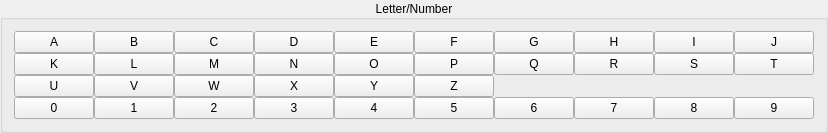
        <widget class="QGroupBox" name="letterButtonBox">
         <property name="title">
          <string>Letter/Number</string>
         </property>
         <property name="alignment">
          <set>Qt::AlignCenter</set>
         </property>
         <property name="checkable">
          <bool>false</bool>
         </property>
         <layout class="QGridLayout" name="gridLayout_2">
          <property name="sizeConstraint">
           <enum>QLayout::SetDefaultConstraint</enum>
          </property>
          <property name="spacing">
           <number>0</number>
          </property>
          <item row="0" column="3">
           <widget class="QPushButton" name="b">
            <property name="text">
             <string>B</string>
            </property>
            <property name="checkable">
             <bool>true</bool>
            </property>
            <attribute name="buttonGroup">
             <string notr="true">letterButtons</string>
            </attribute>
           </widget>
          </item>
          <item row="3" column="1">
           <widget class="QPushButton" name="zero">
            <property name="text">
             <string>0</string>
            </property>
            <property name="checkable">
             <bool>true</bool>
            </property>
            <attribute name="buttonGroup">
             <string notr="true">letterButtons</string>
            </attribute>
           </widget>
          </item>
          <item row="3" column="4">
           <widget class="QPushButton" name="two">
            <property name="text">
             <string>2</string>
            </property>
            <property name="checkable">
             <bool>true</bool>
            </property>
            <attribute name="buttonGroup">
             <string notr="true">letterButtons</string>
            </attribute>
           </widget>
          </item>
          <item row="0" column="7">
           <widget class="QPushButton" name="e">
            <property name="text">
             <string>E</string>
            </property>
            <property name="checkable">
             <bool>true</bool>
            </property>
            <attribute name="buttonGroup">
             <string notr="true">letterButtons</string>
            </attribute>
           </widget>
          </item>
          <item row="3" column="10">
           <widget class="QPushButton" name="seven">
            <property name="text">
             <string>7</string>
            </property>
            <property name="checkable">
             <bool>true</bool>
            </property>
            <attribute name="buttonGroup">
             <string notr="true">letterButtons</string>
            </attribute>
           </widget>
          </item>
          <item row="3" column="13">
           <widget class="QPushButton" name="nine">
            <property name="text">
             <string>9</string>
            </property>
            <property name="checkable">
             <bool>true</bool>
            </property>
            <attribute name="buttonGroup">
             <string notr="true">letterButtons</string>
            </attribute>
           </widget>
          </item>
          <item row="0" column="4">
           <widget class="QPushButton" name="c">
            <property name="text">
             <string>C</string>
            </property>
            <property name="checkable">
             <bool>true</bool>
            </property>
            <attribute name="buttonGroup">
             <string notr="true">letterButtons</string>
            </attribute>
           </widget>
          </item>
          <item row="2" column="3">
           <widget class="QPushButton" name="v">
            <property name="text">
             <string>V</string>
            </property>
            <property name="checkable">
             <bool>true</bool>
            </property>
            <attribute name="buttonGroup">
             <string notr="true">letterButtons</string>
            </attribute>
           </widget>
          </item>
          <item row="0" column="8">
           <widget class="QPushButton" name="f">
            <property name="text">
             <string>F</string>
            </property>
            <property name="checkable">
             <bool>true</bool>
            </property>
            <attribute name="buttonGroup">
             <string notr="true">letterButtons</string>
            </attribute>
           </widget>
          </item>
          <item row="0" column="9">
           <widget class="QPushButton" name="g">
            <property name="text">
             <string>G</string>
            </property>
            <property name="checkable">
             <bool>true</bool>
            </property>
            <attribute name="buttonGroup">
             <string notr="true">letterButtons</string>
            </attribute>
           </widget>
          </item>
          <item row="0" column="11">
           <widget class="QPushButton" name="i">
            <property name="text">
             <string>I</string>
            </property>
            <property name="checkable">
             <bool>true</bool>
            </property>
            <attribute name="buttonGroup">
             <string notr="true">letterButtons</string>
            </attribute>
           </widget>
          </item>
          <item row="0" column="10">
           <widget class="QPushButton" name="h">
            <property name="text">
             <string>H</string>
            </property>
            <property name="checkable">
             <bool>true</bool>
            </property>
            <attribute name="buttonGroup">
             <string notr="true">letterButtons</string>
            </attribute>
           </widget>
          </item>
          <item row="2" column="4">
           <widget class="QPushButton" name="w">
            <property name="text">
             <string>W</string>
            </property>
            <property name="checkable">
             <bool>true</bool>
            </property>
            <attribute name="buttonGroup">
             <string notr="true">letterButtons</string>
            </attribute>
           </widget>
          </item>
          <item row="2" column="5">
           <widget class="QPushButton" name="x">
            <property name="text">
             <string>X</string>
            </property>
            <property name="checkable">
             <bool>true</bool>
            </property>
            <attribute name="buttonGroup">
             <string notr="true">letterButtons</string>
            </attribute>
           </widget>
          </item>
          <item row="2" column="7">
           <widget class="QPushButton" name="y">
            <property name="text">
             <string>Y</string>
            </property>
            <property name="checkable">
             <bool>true</bool>
            </property>
            <attribute name="buttonGroup">
             <string notr="true">letterButtons</string>
            </attribute>
           </widget>
          </item>
          <item row="2" column="8">
           <widget class="QPushButton" name="z">
            <property name="text">
             <string>Z</string>
            </property>
            <property name="checkable">
             <bool>true</bool>
            </property>
            <attribute name="buttonGroup">
             <string notr="true">letterButtons</string>
            </attribute>
           </widget>
          </item>
          <item row="3" column="9">
           <widget class="QPushButton" name="six">
            <property name="text">
             <string>6</string>
            </property>
            <property name="checkable">
             <bool>true</bool>
            </property>
            <attribute name="buttonGroup">
             <string notr="true">letterButtons</string>
            </attribute>
           </widget>
          </item>
          <item row="3" column="7">
           <widget class="QPushButton" name="four">
            <property name="text">
             <string>4</string>
            </property>
            <property name="checkable">
             <bool>true</bool>
            </property>
            <attribute name="buttonGroup">
             <string notr="true">letterButtons</string>
            </attribute>
           </widget>
          </item>
          <item row="3" column="8">
           <widget class="QPushButton" name="five">
            <property name="text">
             <string>5</string>
            </property>
            <property name="checkable">
             <bool>true</bool>
            </property>
            <attribute name="buttonGroup">
             <string notr="true">letterButtons</string>
            </attribute>
           </widget>
          </item>
          <item row="0" column="1">
           <widget class="QPushButton" name="a">
            <property name="enabled">
             <bool>true</bool>
            </property>
            <property name="sizePolicy">
             <sizepolicy hsizetype="Minimum" vsizetype="Fixed">
              <horstretch>0</horstretch>
              <verstretch>0</verstretch>
             </sizepolicy>
            </property>
            <property name="text">
             <string>A</string>
            </property>
            <property name="checkable">
             <bool>true</bool>
            </property>
            <attribute name="buttonGroup">
             <string notr="true">letterButtons</string>
            </attribute>
           </widget>
          </item>
          <item row="3" column="11">
           <widget class="QPushButton" name="eight">
            <property name="text">
             <string>8</string>
            </property>
            <property name="checkable">
             <bool>true</bool>
            </property>
            <attribute name="buttonGroup">
             <string notr="true">letterButtons</string>
            </attribute>
           </widget>
          </item>
          <item row="3" column="3">
           <widget class="QPushButton" name="one">
            <property name="text">
             <string>1</string>
            </property>
            <property name="checkable">
             <bool>true</bool>
            </property>
            <attribute name="buttonGroup">
             <string notr="true">letterButtons</string>
            </attribute>
           </widget>
          </item>
          <item row="1" column="4">
           <widget class="QPushButton" name="m">
            <property name="text">
             <string>M</string>
            </property>
            <property name="checkable">
             <bool>true</bool>
            </property>
            <attribute name="buttonGroup">
             <string notr="true">letterButtons</string>
            </attribute>
           </widget>
          </item>
          <item row="2" column="1">
           <widget class="QPushButton" name="u">
            <property name="text">
             <string>U</string>
            </property>
            <property name="checkable">
             <bool>true</bool>
            </property>
            <attribute name="buttonGroup">
             <string notr="true">letterButtons</string>
            </attribute>
           </widget>
          </item>
          <item row="1" column="7">
           <widget class="QPushButton" name="o">
            <property name="text">
             <string>O</string>
            </property>
            <property name="checkable">
             <bool>true</bool>
            </property>
            <attribute name="buttonGroup">
             <string notr="true">letterButtons</string>
            </attribute>
           </widget>
          </item>
          <item row="1" column="1">
           <widget class="QPushButton" name="k">
            <property name="text">
             <string>K</string>
            </property>
            <property name="checkable">
             <bool>true</bool>
            </property>
            <attribute name="buttonGroup">
             <string notr="true">letterButtons</string>
            </attribute>
           </widget>
          </item>
          <item row="1" column="3">
           <widget class="QPushButton" name="l">
            <property name="text">
             <string>L</string>
            </property>
            <property name="checkable">
             <bool>true</bool>
            </property>
            <attribute name="buttonGroup">
             <string notr="true">letterButtons</string>
            </attribute>
           </widget>
          </item>
          <item row="1" column="5">
           <widget class="QPushButton" name="n">
            <property name="text">
             <string>N</string>
            </property>
            <property name="checkable">
             <bool>true</bool>
            </property>
            <attribute name="buttonGroup">
             <string notr="true">letterButtons</string>
            </attribute>
           </widget>
          </item>
          <item row="1" column="10">
           <widget class="QPushButton" name="r">
            <property name="text">
             <string>R</string>
            </property>
            <property name="checkable">
             <bool>true</bool>
            </property>
            <attribute name="buttonGroup">
             <string notr="true">letterButtons</string>
            </attribute>
           </widget>
          </item>
          <item row="1" column="8">
           <widget class="QPushButton" name="p">
            <property name="text">
             <string>P</string>
            </property>
            <property name="checkable">
             <bool>true</bool>
            </property>
            <attribute name="buttonGroup">
             <string notr="true">letterButtons</string>
            </attribute>
           </widget>
          </item>
          <item row="0" column="13">
           <widget class="QPushButton" name="j">
            <property name="text">
             <string>J</string>
            </property>
            <property name="checkable">
             <bool>true</bool>
            </property>
            <attribute name="buttonGroup">
             <string notr="true">letterButtons</string>
            </attribute>
           </widget>
          </item>
          <item row="1" column="9">
           <widget class="QPushButton" name="q">
            <property name="text">
             <string>Q</string>
            </property>
            <property name="checkable">
             <bool>true</bool>
            </property>
            <attribute name="buttonGroup">
             <string notr="true">letterButtons</string>
            </attribute>
           </widget>
          </item>
          <item row="1" column="13">
           <widget class="QPushButton" name="t">
            <property name="text">
             <string>T</string>
            </property>
            <property name="checkable">
             <bool>true</bool>
            </property>
            <attribute name="buttonGroup">
             <string notr="true">letterButtons</string>
            </attribute>
           </widget>
          </item>
          <item row="1" column="11">
           <widget class="QPushButton" name="s">
            <property name="text">
             <string>S</string>
            </property>
            <property name="checkable">
             <bool>true</bool>
            </property>
            <attribute name="buttonGroup">
             <string notr="true">letterButtons</string>
            </attribute>
           </widget>
          </item>
          <item row="0" column="5">
           <widget class="QPushButton" name="d">
            <property name="text">
             <string>D</string>
            </property>
            <property name="checkable">
             <bool>true</bool>
            </property>
            <attribute name="buttonGroup">
             <string notr="true">letterButtons</string>
            </attribute>
           </widget>
          </item>
          <item row="3" column="5">
           <widget class="QPushButton" name="three">
            <property name="text">
             <string>3</string>
            </property>
            <property name="checkable">
             <bool>true</bool>
            </property>
            <attribute name="buttonGroup">
             <string notr="true">letterButtons</string>
            </attribute>
           </widget>
          </item>
         </layout>
        </widget>
